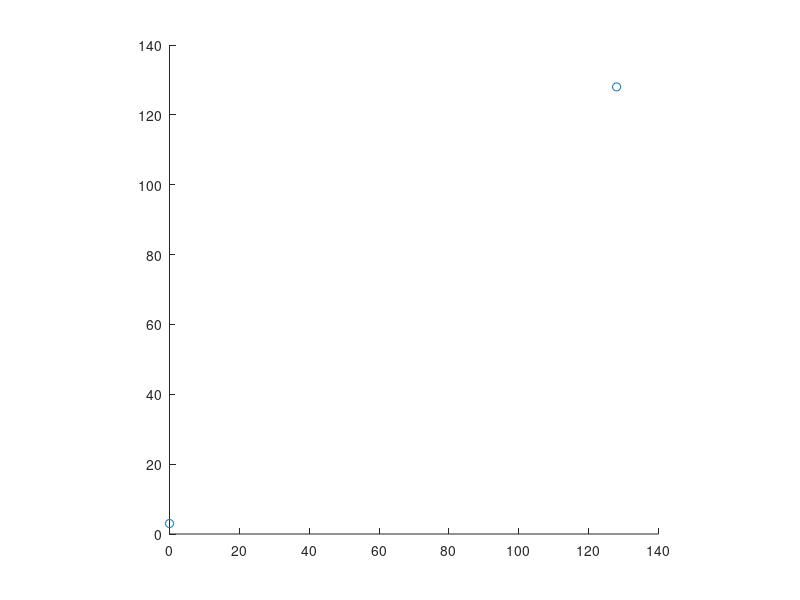

The MATLAB script that drew this image:
close all; clear; output_precision(16);

a = (0:1/256:1)*2*pi;
b = [sin(a);cos(a)];
c = b * .5;
d = round(c*2^8);

fn = "tiledata.prg";
fopen(fn,'w');
fwrite(fn,cast(0xc000,'int16'),'int16',0,'l');
fwrite(fn,cast(d,'int16'),'int16',0,'l');
fclose(fn);

scatter(d(:,1),d(:,2)); daspect([1 1])
